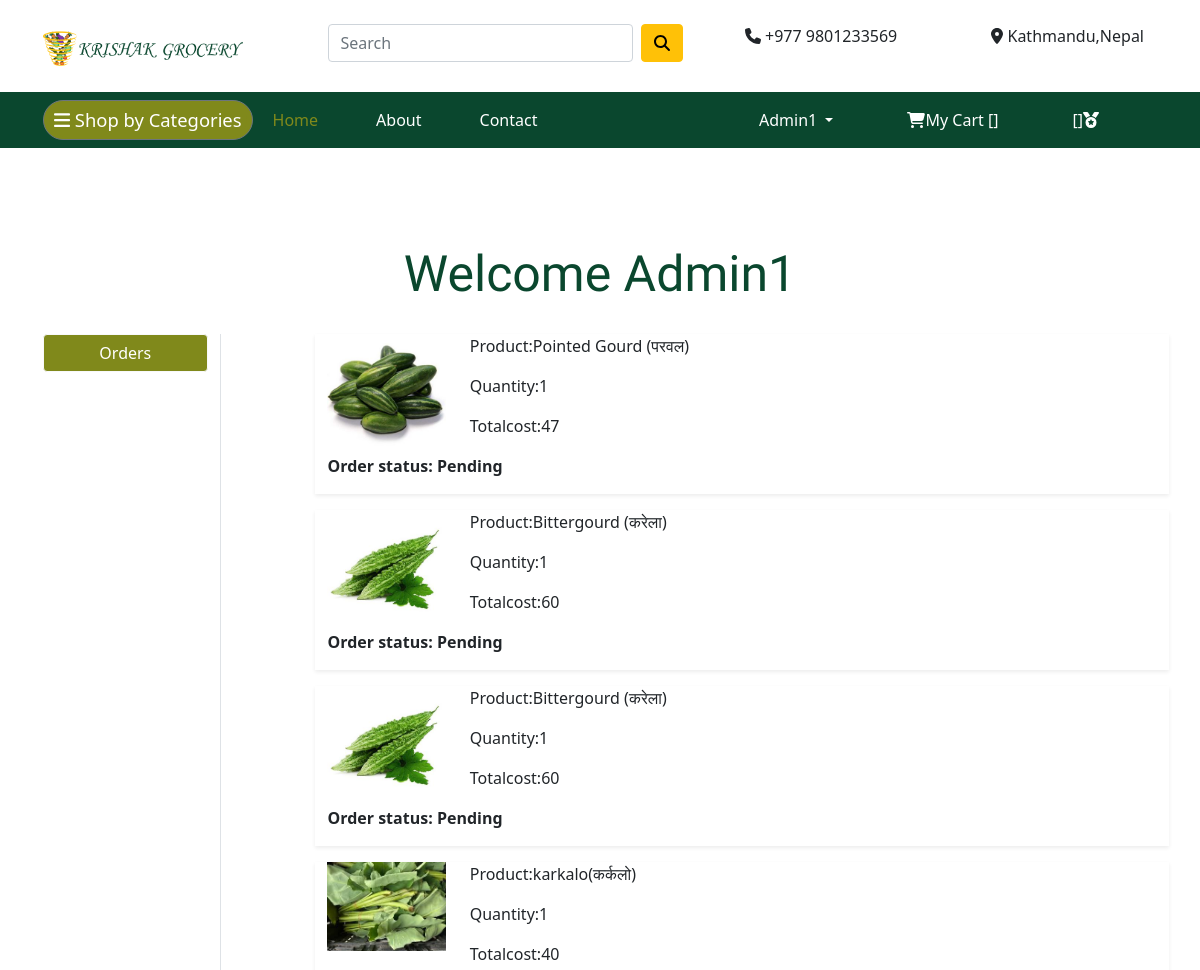
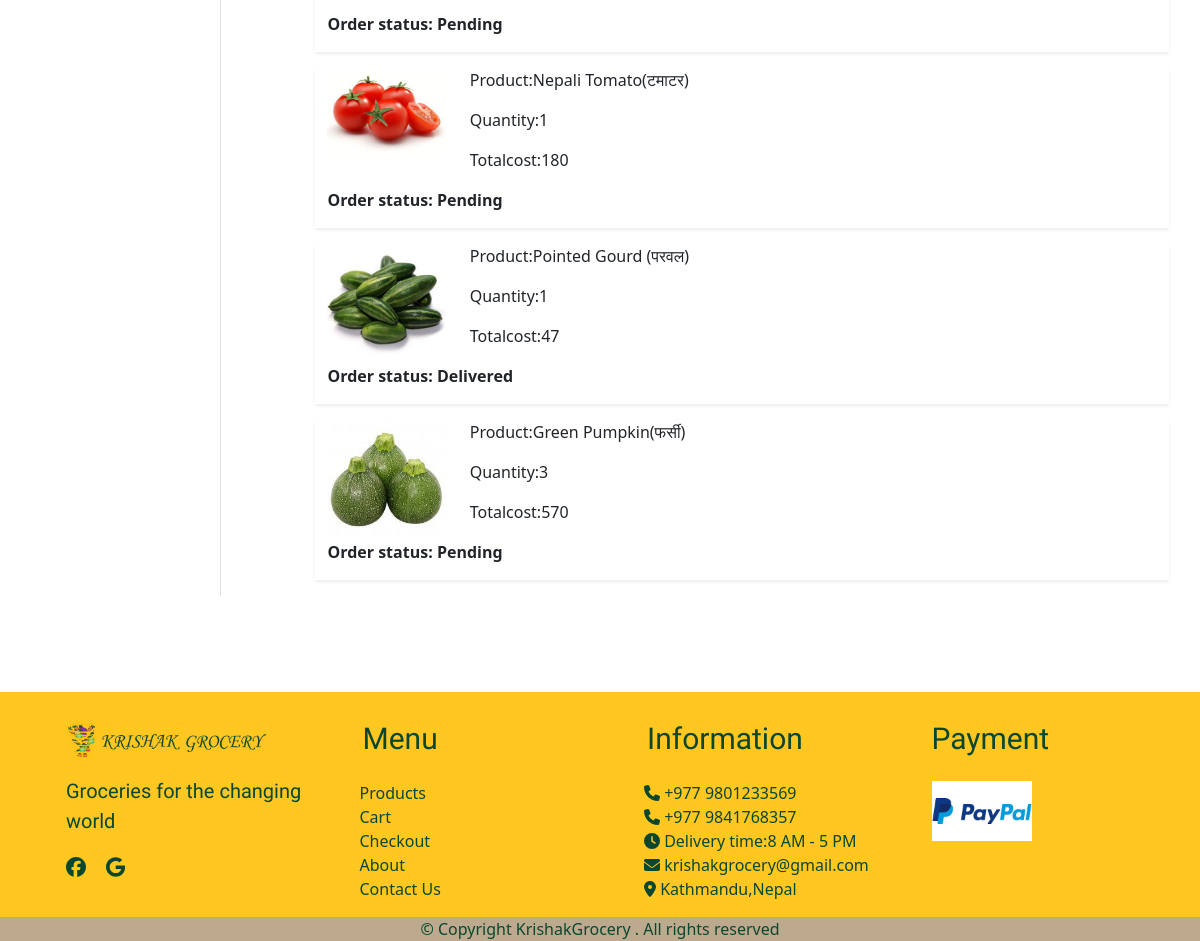
The app's page /orders/ (signed in) with its own data (2 pictures, top to bottom).
### app/models.py (models this page shows, shortened)
class OrderPlaced(models.Model):
    user = models.ForeignKey(User, on_delete=models.CASCADE)
    customer = models.ForeignKey(Customer,on_delete=models.CASCADE)
    product = models.ForeignKey(Product,on_delete=models.CASCADE)
    quantity = models.PositiveIntegerField(default=1)
    ordered_date = models.DateTimeField(auto_now_add=True)
    status = models.CharField(max_length=50, choices=STATUS_CHOICES, default='Pending')
    payment_method = models.CharField(max_length=20, choices=METHOD, default="Cash On Delivery")
    payment_completed = models.BooleanField(default=False, null=True, blank=True)
    @property
    def total_cost(self):
        return self.quantity * self.product.selling_price

class Product(models.Model):
    title = models.CharField(max_length=100)
    selling_price = models.IntegerField()
    category = models.CharField(choices=CATEGORY_CHOICES, max_length=2)
    product_image = models.ImageField(upload_to='productimg')

### app/views.py (the view)
# urls.py: path('orders/', views.orders, name='orders'),
@login_required
def orders(request):
    op = OrderPlaced.objects.filter(user=request.user)
    return render(request, 'app/orders.html', {'order_placed': op})

### app/templates/app/orders.html (shortened to what this page needs)
{% extends 'app/base.html' %}
{% load static %}
{% block main-content %}
<div class="container my-5">
 <div class="row pt-5 pb-5 ">
 <h2>Welcome <span class="text-capitalize">{{request.user}}</span></h2>
  <div class="col-sm-2 border-end">
   <ul class="list-unstyled">
    <li class="d-grid"><a href="{% url 'orders' %}" class="btn btn-light">Orders</a></li>
   </ul>
  </div>
  <div class="col-sm-9 offset-sm-1">
    {% for op in order_placed %}
   <div class="row shadow-sm mb-3">
        <div class="col-sm-2">
            <img src="{{op.product.product_image.url}}" alt="" srcset="" class="img-fluid" height="150" width="150">
        </div>
        <div class="col-sm-7">
            <p>Product:{{op.product.title}}</p>
            <p>Quantity:{{op.quantity}}</p>
            <p>Totalcost:{{op.total_cost}}</p>
        </div>
        <div class="com-sm-3 fw-bold">
            <p>Order status: {{op.status}}</p>
        </div>
   </div>
   {% endfor %}
  </div>
 </div>
</div>
{% endblock main-content %}

### app/templates/app/base.html (shortened to what this page needs)
{% load static %}
<!doctype html>
<html lang="en">
  <head>
    <link href="https://cdn.jsdelivr.net/npm/bootstrap@5.0.0-beta1/dist/css/bootstrap.min.css" rel="stylesheet">
    <link rel="stylesheet" href="{% static 'app/css/owl.carousel.min.css' %}">
    <link rel="stylesheet" href="{% static 'app/css/all.min.css' %}">
    <link rel="stylesheet" href="{% static 'app/css/style.css' %}">
  </head>
  <body>
    <div class="Header pt-2 pb-2">
      <div class="container mt-3">
        <div class="row">
          <div class="col-md-3">
            <a href="{% url 'home' %}"><img src="{% static 'app/images/banner/krishak logo.png'%} " height="60px" width="200px"></a>
          </div>
          <div class="col-md-4 ">
            <form action="{% url 'search' %}" method="GET" class="d-flex">
              <input class="form-control me-2" type="text" name="keyword" placeholder="Search" aria-label="Search" required>
              <button class="btn btn-warning" type="submit"><i class="fas fa-search"></i></button>
            </form>
          </div>
          <div class="col-md-3 ab">
               <i class="fas fa-phone"></i>&nbsp;+977 9801233569
          </div>
          <div class="col-md-2">
            <i class="fas fa-map-marker-alt"></i>&nbsp;Kathmandu,Nepal
          </div>
        </div>
      </div>
    </div>
    <nav class="navbar navbar-expand-lg navbar-dark navbar-bg sticky-top">
     <div class="container">
      <div class="dropdown d">
        <button class="btn btn-secondary " type="button" id="dropdownMenu2" data-bs-toggle="dropdown" aria-expanded="false">
          <a class="navbar-brand" href="/"><i class="fas fa-bars"></i>&nbsp;Shop by Categories</a>
        </button>
      </div>
       <div class="collapse navbar-collapse" id="navbarSupportedContent">
         <ul class="navbar-nav me-auto mb-2 mb-lg-0">
           <li class="nav-item">
             <a class="nav-link active" aria-current="page" href="/">Home</a>
           </li>
           <li class="nav-item">
            <a class="nav-link " aria-current="page" href="{% url 'about' %}">About</a>
          </li>
          <li class="nav-item">
            <a class="nav-link " aria-current="page" href="{% url 'contact' %}">Contact</a>
          </li>
         </ul>
         <div class="d-flex ">
          <ul class="navbar-nav me-auto mb-2 mb-lg-0 ">
            {% if request.user.is_authenticated %}
           <li class="nav-item dropdown mx-2">
              <a class="nav-link dropdown-toggle text-white" href="#" id="profileDropdown" role="button" data-bs-toggle="dropdown" aria-expanded="false">
                {{request.user.username|capfirst}}
              </a>
            </li>
            <li class="nav-item mx-2">
             <a href="{% url 'showcart'  %}" class="nav-link text-white"><i class="fas fa-shopping-cart"></i>My Cart [{{totalitem}}]</a>
            </li>
            <li class="nav-item mx-2">
              <a class="nav-link text-white">[{{rewardpoints}}]<i class="fas fa-medal"></i></a>
           </li>
             {% endif %}
          </ul>
         </div>
       </div>
     </div>
    </nav>
    {% block main-content %} {% endblock main-content %}
    <footer class="ftco-footer ftco-section pt-4">
      <div class="container foot">
        <div class="row">
          <div class="col-md-3 groc">
            <img src="{% static 'app/images/banner/krishak logo.png'%} " height="60px" width="200px">
            <p>Groceries for the changing world</p>
            <i class="fab fa-facebook"></i>&nbsp; &nbsp;
            <i class="fab fa-google"></i>
          </div>
          <div class="col-md-3">
            <div class="menu">Menu</div>
            <div class="list">
              <ul>
                <li><a href="{% url 'home' %}">Products</a></li>
                <li><a href="{% url  'showcart' %}">Cart</a></li>
                <li><a href="{% url 'checkout' %}">Checkout</a></li>
                <li><a href="{% url 'about' %}">About</a></li>
                <li><a href="{% url 'contact' %}"> Contact Us</a></li>
              </ul>
            </div>
          </div>
          <div class="col-md-3">
            <div class="info">Information</div>
            <div class="list">
              <ul>
                <li> <i class="fas fa-phone"></i>&nbsp;+977 9801233569</li>
                <li> <i class="fas fa-phone"></i>&nbsp;+977 9841768357</li>
                <li><i class="fas fa-clock"></i>&nbsp;Delivery time:8 AM - 5 PM</li>
                <li><i class="fas fa-envelope"></i>&nbsp;krishakgrocery@gmail.com</li>
                <li><i class="fas fa-map-marker-alt"></i>&nbsp;Kathmandu,Nepal</li>
              </ul>
             </div>
          </div>
          <div class="col-md-3">
            <div class="pay">Payment</div>
            <div class="paypal">
              <img src="{% static 'app/images/banner/paypal.png'%} " height="60px" width="100px">
            </div>
          </div>
        </div>
      </div>
    <div class="copyright text-center">© Copyright  KrishakGrocery . All rights reserved</div>
  </footer>
  </body>
</html>

### app/static/app/css/style.css (style rules this page uses)
.navbar-bg { background-color:#0a472e !important; }
* { box-sizing: border-box; margin: 0px; padding: 0px; }
.container { width: 100%; margin: auto; padding-right: 13px; padding-left: 13px; }
.ab { padding-left: 50px; }
.navbar-brand , .dropdown .btn-secondary { border-radius: 30px; padding: 5px; background-color:#80891B; color: #fff; border-color:none; box-shadow: none; }
a { color: black; text-decoration: none; }
.navbar-dark .navbar-nav .nav-link.active, .navbar-dark .navbar-nav .show > .nav-link { padding-right: 50px; padding-left:20px; color:#80891B; }
.navbar-nav .nav-item .nav-link { color:#fff; padding-right: 50px; }
.navbar-brand { margin-right: auto; font-size: 1.15rem; }
h2 { color:#0a472e; font-family: Dancing Script; text-align:center; font-size: 50px; margin-top:30px; margin-bottom: 30px; }
.ftco-section { background-color: #ffc720; color: #0a472e !important; }
.list ul li { list-style: none; }
.list ul li a { color: #0a472e !important; }
.menu ,.info { padding-left: 35px; padding-bottom: 20px; font-family: Dancing Script; font-size: 30px; }
.groc { padding-left: 35px; padding-bottom: 20px; font-family: Dancing Script; font-size: 20px; }
.pay ,.paypal { padding-left: 35px; padding-bottom: 20px; font-family: Dancing Script; font-size: 30px; }
.copyright { background-color: rgb(189, 169, 142); }
.d-grid .btn-light ,.d-flex .btn-light { background-color: #80891B; color: #fff; }

### records on screen
OrderPlaced: product.product_image (picture), product "Pointed Gourd (परवल)", quantity "1", total_cost "47", status "Pending"
OrderPlaced: product.product_image (picture), product "Bittergourd (करेला)", quantity "1", total_cost "60", status "Pending"
OrderPlaced: product.product_image (picture), product "Bittergourd (करेला)", quantity "1", total_cost "60", status "Pending"
OrderPlaced: product.product_image (picture), product "karkalo(कर्कलो)", quantity "1", total_cost "40", status "Pending"
OrderPlaced: product.product_image (picture), product "Nepali Tomato(टमाटर)", quantity "1", total_cost "180", status "Pending"
OrderPlaced: product.product_image (picture), product "Pointed Gourd (परवल)", quantity "1", total_cost "47", status "Delivered"
OrderPlaced: product.product_image (picture), product "Green Pumpkin(फर्सी)", quantity "3", total_cost "570", status "Pending"

### other values on screen
{{ request.user.username|capfirst }} "Admin1"
{{ request.user }} "Admin1"
